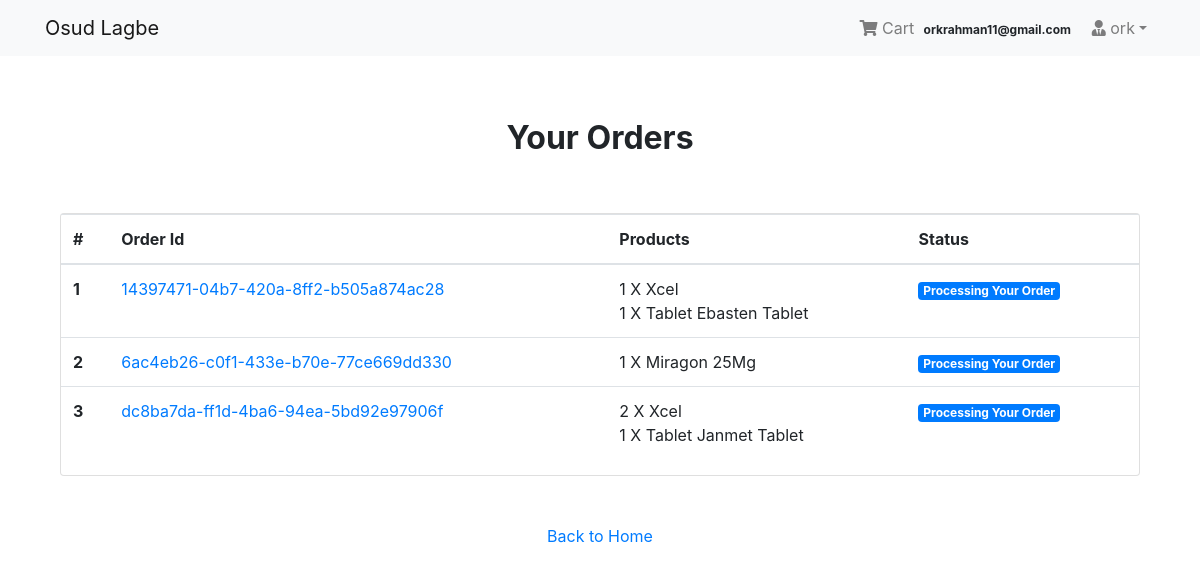
The page /payment/orders/ (signed in) on the database its author committed.
### login_app/models.py (models this page shows, shortened)
class User(AbstractBaseUser, PermissionsMixin):
    email = models.EmailField(unique=True, null=False)
    is_staff = models.BooleanField(
        gettext_lazy('staff status'),
        default = False,
        help_text = gettext_lazy('Designates whether the user can log in the site')
    )
    is_active = models.BooleanField(
        gettext_lazy('active'),
        help_text = gettext_lazy('Designates whether the user is an active user or not. Unselect this instead of deleting the account')
    )
    USERNAME_FIELD = 'email'
    objects = MyUserManager()
    def __str__(self):
        return self.email

class Profile(models.Model):
    user = models.OneToOneField(User, on_delete=models.CASCADE, related_name='profile')
    username = models.CharField(max_length=264, blank=True)
    fullname = models.CharField(max_length=264,blank=True)
    address = models.TextField(max_length=300,blank=True)
    city = models.CharField(max_length=50,blank=True)
    zipcode = models.CharField(max_length=10,blank=True)
    country = models.CharField(max_length=50,blank=True)
    phone = models.CharField(max_length=20, blank=True)
    date_joined = models.DateTimeField(auto_now_add=True)

### order_app/models.py (models this page shows, shortened)
class Order(models.Model):
    orderitem = models.ManyToManyField(Cart)
    user = models.ForeignKey(settings.AUTH_USER_MODEL, on_delete=models.CASCADE)
    ordered = models.BooleanField(default=False)
    created = models.DateTimeField(auto_now_add=True)
    payment_id = models.CharField(max_length=264,blank=True,null=True)
    order_id = models.CharField(max_length=264,blank=True,null=True)

class Cart(models.Model):
    user = models.ForeignKey(settings.AUTH_USER_MODEL, on_delete=models.CASCADE,
    related_name='cart')
    item = models.ForeignKey(Product,on_delete=models.CASCADE,related_name='cart')
    quantity = models.IntegerField(default=1)
    purchased = models.BooleanField(default=False)
    created = models.DateTimeField(auto_now_add=True)
    updated = models.DateTimeField(auto_now=True)
    def __str__(self):
        return f'{self.quantity} X {self.item}'

### store_app/models.py (models this page shows)
class Product(models.Model):
    main_image = models.ImageField(upload_to='products')
    name = models.CharField(max_length=264)
    category = models.ForeignKey(Category,on_delete=models.CASCADE,related_name="category")
    preview_text = models.TextField(max_length=200,verbose_name="preview_text")
    detail_text = models.TextField(max_length=1000,verbose_name="description")
    price = models.FloatField(default=0.00)
    old_price = models.FloatField(default=0.00)
    created_at = models.DateTimeField(auto_now_add=True)
    def __str__(self):
        return self.name
    class Meta:
        ordering = ['-created_at',]
        verbose_name_plural = "Products"

### payment_app/views.py (the view)
# urls.py: path('orders/', views.order_view, name="order"),
@login_required
def order_view(request):
    try:
        orders = Order.objects.filter(user=request.user, ordered=True)
        context = {"orders": orders}
    except:
        messages.warning(request, "You do no have an active order")
        return redirect("store_app:home")
    return render(request, "payment_templates/order.html", context)

### templates/payment_templates/order.html
{% extends 'base.html' %}
{% block content %}
<div class="container mt-5">
  <h2 class="text-center"><strong>Your Orders</strong></h2>
  <div class="row">
    <div class="col-md-12">
      <div class="card mt-5" style="height:auto">
        <div class="table-responsive">
          <table class="table">
            <thead>
              <tr>
                <th scope="col">#</th>
                <th scope="col">Order Id</th>
                <th scope="col">Products</th>
                <th scope="col">Status</th>
              </tr>
            </thead>
            <tbody>
              {% for order in orders %}
              <tr>
                <th scope="row">{{ forloop.counter }}</th>
                <td><a href="#">{{ order.order_id }}</a></td>
                <td>
                  {% for item in order.orderitem.all %} {{item}} <br> {% endfor %}
                </td>
                <td><span class="badge badge-primary">Processing Your Order</span></td>
              </tr>
              {% endfor %}
            </tbody>
          </table>
        </div>
      </div>
    </div>
    <div class="col-md-12 my-5 text-center">
      <a href="{% url 'store_app:home' %}">Back to Home</a>
    </div>
  </div>
</div>
{% endblock %}

### templates/navbar.html (shortened to what this page needs)
<nav class="navbar navbar-expand-lg navbar-light bg-light">
  <div class="container">
    <a class="navbar-brand" href="{% url 'store_app:home' %}">Osud Lagbe</a>
    <div class="collapse navbar-collapse" id="navbarNav">
      <ul class="navbar-nav ml-auto">
        {% if request.user.is_authenticated %}
        <li class="nav-item">
          <a href="{% url 'order_app:cart' %}" class="nav-link">
              <i class="fa fa-shopping-cart"></i> Cart
              <span class="badge badge-light">{{ request.user}}</span>
          </a>
        </li>
        <li class="nav-item dropdown">
          <a class="nav-link dropdown-toggle" href="#" id="navbarDropdown" role="button" data-toggle="dropdown" aria-haspopup="true" aria-expanded="false"><i class="fas fa-user-tie"></i> {{request.user.profile.username}}</a>
        </li>
        {% else %}
        <li class="nav-item">
          <a href="{% url 'login_app:login' %}" class="btn btn-primary">Login</a>
        </li>
        {% endif %}
      </ul>
    </div>
  </div>
</nav>

### templates/base.html (style rules this page uses)
.card { height: 350px; }

### rows shown on the page
User: user "orkrahman11@gmail.com", user.profile.username "ork"
Order: order_id "14397471-04b7-420a-8ff2-b505a874ac28"
Cart: quantity+item "1 X Xcel"
Cart: quantity+item "1 X Tablet Ebasten Tablet"
Order: order_id "6ac4eb26-c0f1-433e-b70e-77ce669dd330"
Cart: quantity+item "1 X Miragon 25Mg"
Order: order_id "dc8ba7da-ff1d-4ba6-94ea-5bd92e97906f"
Cart: quantity+item "2 X Xcel"
Cart: quantity+item "1 X Tablet Janmet Tablet"
